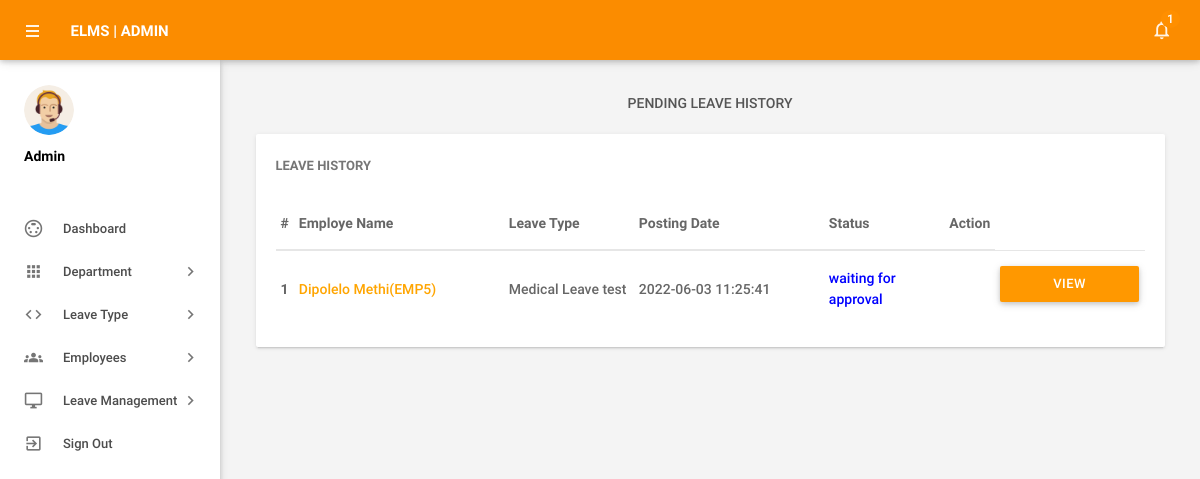
Page /admin/pending-leavehistory.php (signed in) on the committed database.
### tables this page shows
CREATE TABLE `leaves` (
  `id` int(11) NOT NULL,
  `LeaveType` varchar(110) NOT NULL,
  `ToDate` varchar(120) NOT NULL,
  `FromDate` varchar(120) NOT NULL,
  `Description` mediumtext NOT NULL,
  `PostingDate` timestamp NOT NULL DEFAULT current_timestamp(),
  `AdminRemark` mediumtext DEFAULT NULL,
  `AdminRemarkDate` varchar(120) DEFAULT NULL,
  `Status` int(1) NOT NULL,
  `IsRead` int(1) NOT NULL,
  `empid` int(11) DEFAULT NULL
);

CREATE TABLE `employees` (
  `id` int(11) NOT NULL,
  `EmpId` varchar(100) NOT NULL,
  `FirstName` varchar(150) NOT NULL,
  `LastName` varchar(150) NOT NULL,
  `EmailId` varchar(200) NOT NULL,
  `Password` varchar(180) NOT NULL,
  `Gender` varchar(100) NOT NULL,
  `Dob` varchar(100) NOT NULL,
  `Department` varchar(255) NOT NULL,
  `Address` varchar(255) NOT NULL,
  `City` varchar(200) NOT NULL,
  `Country` varchar(150) NOT NULL,
  `Phonenumber` char(11) NOT NULL,
  `Status` int(1) NOT NULL,
  `RegDate` timestamp NOT NULL DEFAULT current_timestamp(),
  `RoleID` int(11) NOT NULL
);

### admin/pending-leavehistory.php (the view, shortened to what this page needs)
<?php
include('includes/config.php');
if(strlen($_SESSION['alogin'])==0)
    {
header('location:index.php');
}
else{
 ?>
<!DOCTYPE html>
<html lang="en">
    <head>
        <link type="text/css" rel="stylesheet" href="../assets/plugins/materialize/css/materialize.min.css"/>
        <link href="../assets/plugins/material-preloader/css/materialPreloader.min.css" rel="stylesheet">
        <link href="../assets/plugins/datatables/css/jquery.dataTables.min.css" rel="stylesheet">
                <link href="../assets/plugins/google-code-prettify/prettify.css" rel="stylesheet" type="text/css"/>
        <link href="../assets/css/alpha.min.css" rel="stylesheet" type="text/css"/>
        <link href="../assets/css/custom.css" rel="stylesheet" type="text/css"/>
    </head>
    <body>
       <?php include('includes/header.php');?>
       <?php include('includes/sidebar.php');?>
            <main class="mn-inner">
                <div class="row">
                    <div class="col s12">
                        <div class="page-title">Pending Leave History</div>
                    </div>
                    <div class="col s12 m12 l12">
                        <div class="card">
                            <div class="card-content">
                                <span class="card-title">Leave History</span>
                                <table id="example" class="display responsive-table ">
                                    <thead>
                                        <tr>
                                            <th>#</th>
                                            <th width="200">Employe Name</th>
                                            <th width="120">Leave Type</th>
                                             <th width="180">Posting Date</th>
                                            <th>Status</th>
                                            <th align="center">Action</th>
                                        </tr>
                                    </thead>
                                    <tbody>
<?php
$status=0;
$sql = "SELECT leaves.id as lid,employees.FirstName,employees.LastName,employees.EmpId,employees.id,leaves.LeaveType,leaves.PostingDate,leaves.Status from leaves join employees on leaves.empid=employees.id where leaves.Status=:status order by lid desc";
$query = $dbh -> prepare($sql);
$query->bindParam(':status',$status,PDO::PARAM_STR);
$query->execute();
$results=$query->fetchAll(PDO::FETCH_OBJ);
$cnt=1;
if($query->rowCount() > 0)
{
foreach($results as $result)
{
      ?>
                                        <tr>
                                            <td> <b><?php echo htmlentities($cnt);?></b></td>
                                              <td><a href="editemployee.php?empid=<?php echo htmlentities($result->id);?>" target="_blank"><?php echo htmlentities($result->FirstName." ".$result->LastName);?>(<?php echo htmlentities($result->EmpId);?>)</a></td>
                                            <td><?php echo htmlentities($result->LeaveType);?></td>
                                            <td><?php echo htmlentities($result->PostingDate);?></td>
                                                                       <td><?php $stats=$result->Status;
if($stats==1){
                                             ?>
                                                 <span style="color: green">Approved</span>
                                                 <?php } if($stats==2)  { ?>
                                                <span style="color: red">Not Approved</span>
                                                 <?php } if($stats==0)  { ?>
 <span style="color: blue">waiting for approval</span>
 <?php } ?>
                                             </td>
          <td>
           <td><a href="leave-details.php?leaveid=<?php echo htmlentities($result->lid);?>" class="waves-effect waves-light btn orange m-b-xs"  > View Details</a></td>
                                    </tr>
                                         <?php $cnt++;} }?>
                                    </tbody>
                                </table>
                            </div>
                        </div>
                    </div>
                </div>
            </main>
        </div>
        <div class="left-sidebar-hover"></div>
    </body>
</html>
<?php } ?>

### rows in the picture
leaves: employees.FirstName+LastName "Dipolelo Methi", employees.EmpId "EMP5", LeaveType "Medical Leave test", PostingDate "2022-06-03 11:25:41", Status "waiting for approval"

### other values in the picture
$unreadcount "1"
